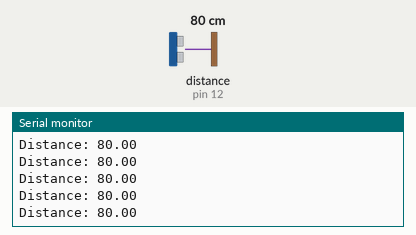
Simulated run of this sketch. Board: Arduino Uno, built with avr-gcc and run on an emulated ATmega328P. Parts: the last lines printed to the serial monitor. The inputs (shaded band) are chosen by the test bench; at power-on: distance to the obstacle (sensor on pin 12) 80 cm.

Above: at 1.2 s.
1.3 s: distance to the obstacle (sensor on pin 12) set to 2 cm
At 2.0 s:
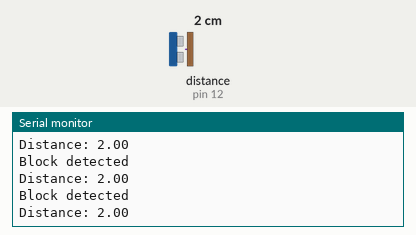
2.9 s: distance to the obstacle (sensor on pin 12) set to 18 cm
At 3.4 s:
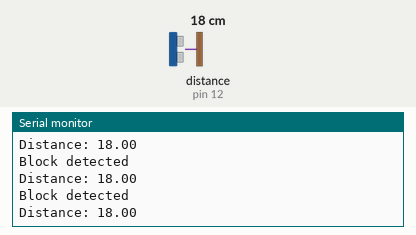
5.9 s: distance to the obstacle (sensor on pin 12) set to 120 cm
At 6.9 s:
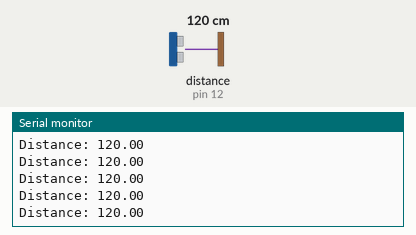
8.9 s: distance to the obstacle (sensor on pin 12) set to 4 cm
At 9.8 s:
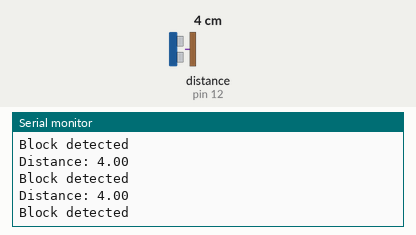
11.9 s: distance to the obstacle (sensor on pin 12) set to 35 cm
At 12.7 s:
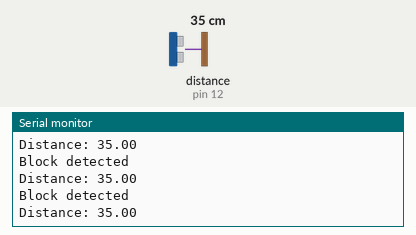
14.9 s: distance to the obstacle (sensor on pin 12) set to 9 cm
At 15.4 s:
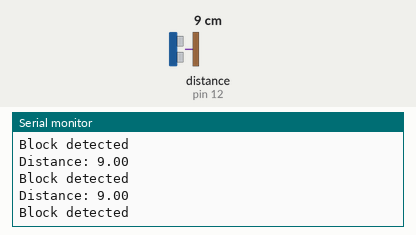
Timing chart, 0 to 17.9 s (numbered marks = the images above; inputs shaded):
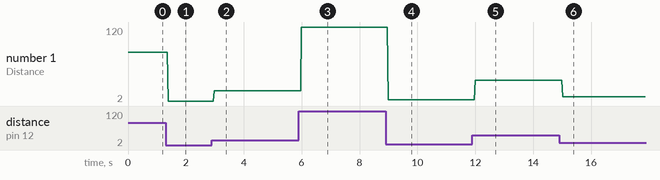

The sketch:

measure-distance.ino
```cpp
#include <EasyUltrasonic.h>

const float distance_threshold = 5.0;
float install_distance = 0;

EasyUltrasonic ultrasonic;

void setup() {
  Serial.begin(9600);
  ultrasonic.attach(11, 12);
  install_distance = ultrasonic.getDistanceCM();
}

void loop() {
  float distance = ultrasonic.getDistanceCM();
  if (distance < (install_distance - distance_threshold)) {
    Serial.println("Block detected");
  }
  Serial.print("Distance: ");
  Serial.println(distance);
}
```

Measured:
- after the input at 1.3 s, the serial monitor: prints a new line after 0.07 s (image 1)
- after the input at 2.9 s, the serial monitor: prints a new line after 0.09 s (image 2)
- after the input at 5.9 s, the serial monitor: prints a new line after 0.09 s (image 3)
- after the input at 8.9 s, the serial monitor: prints a new line after 0.10 s (image 4)
- after the input at 11.9 s, the serial monitor: prints a new line after 0.10 s (image 5)
- after the input at 14.9 s, the serial monitor: prints a new line after 0.12 s (image 6)
- plotted number 1: 80 → 2 after the input at 1.3 s, 2 → 18 after the input at 2.9 s, 18 → 120 after the input at 5.9 s, 120 → 4 after the input at 8.9 s, 4 → 35 after the input at 11.9 s
